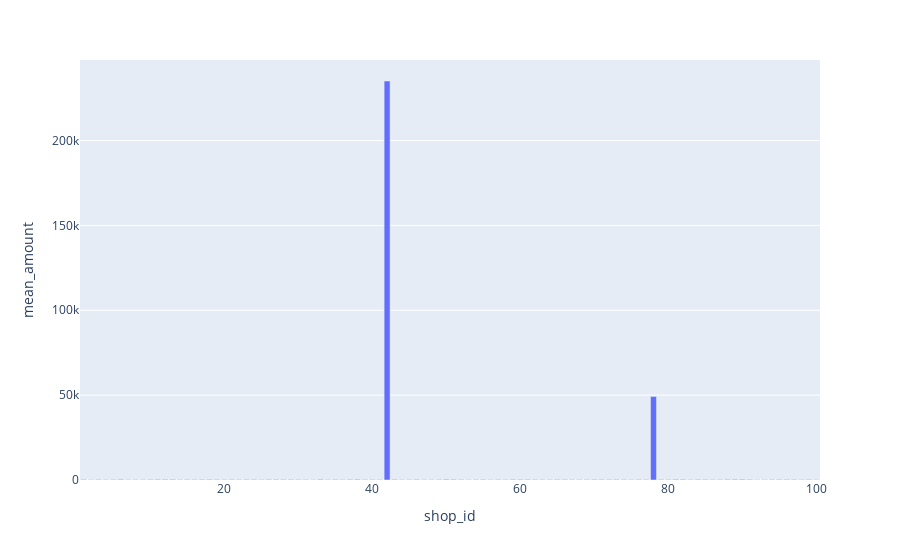

The cell this chart's notebook holds for it:
### Code cell
px.bar(df_group_shop, x='shop_id', y='mean_amount')

### Figure 1 — Plotly figure (JSON) as saved in the notebook; plotly's stock layout.template omitted (floating-point values rounded to 4 significant figures)
{"data": [{"alignmentgroup": "True", "hovertemplate": "shop_id=%{x}<br>mean_amount=%{y}<extra></extra>", "legendgroup": "", "marker": {"color": "#636efa"}, "name": "", "offsetgroup": "", "orientation": "v", "showlegend": false, "textposition": "auto", "type": "bar", "x": [1, 2, 3, 4, 5, 6, 7, 8, 9, 10, 11, 12, 13, 14, 15, 16, 17, 18, 19, 20, 21, 22, 23, 24, 25, 26, 27, 28, 29, 30, 31, 32, 33, 34, 35, 36, 37, 38, 39, 40, 41, 42, 43, 44, 45, 46, 47, 48, 49, 50, 51, 52, 53, 54, 55, 56, 57, 58, 59, 60, 61, 62, 63, 64, 65, 66, 67, 68, 69, 70, 71, 72, 73, 74, 75, 76, 77, 78, 79, 80, 81, 82, 83, 84, 85, 86, 87, 88, 89, 90, 91, 92, 93, 94, 95, 96, 97, 98, 99, 100], "xaxis": "x", "y": [308.8, 174.3, 305.2, 258.5, 290.3, 383.5, 218, 241.0, 234, 332.3, 356.7, 352.7, 345.4, 242, 308.9, 270.1, 332.1, 342.6, 320.9, 251.6, 308.7, 273.8, 317.7, 320.7, 232.9, 341.2, 334.9, 320.4, 331.6, 295.1, 269.0, 190.0, 376.3, 234.2, 328, 254.8, 340.2, 390.9, 268, 295.2, 254, 235100.0, 333.9, 262.2, 269.3, 347.4, 259.1, 242.8, 279.9, 403.5, 361.8, 316.9, 214.1, 276.6, 327.8, 218.2, 296.8, 254.9, 359.0, 350.2, 344.4, 308.8, 265.0, 272.2, 330.8, 312.9, 272.6, 254.6, 264.2, 343.1, 323.0, 309.6, 335.7, 306, 240.8, 321.1, 280.8, 49210.0, 328.5, 299.7, 384, 349.8, 248.8, 342.3, 329.3, 277.5, 292.3, 355.5, 379.1, 403.2, 325.9, 162.9, 214.5, 297.8, 318.8, 330, 324, 245.4, 339.4, 213.7], "yaxis": "y"}], "layout": {"barmode": "relative", "legend": {"tracegroupgap": 0}, "margin": {"t": 60}, "xaxis": {"anchor": "y", "domain": [0, 1], "title": {"text": "shop_id"}, "type": "linear", "range": [0.5, 100.5], "autorange": true}, "yaxis": {"anchor": "x", "domain": [0, 1], "title": {"text": "mean_amount"}, "type": "linear", "range": [0, 247500.0], "autorange": true}, "autosize": true}}
